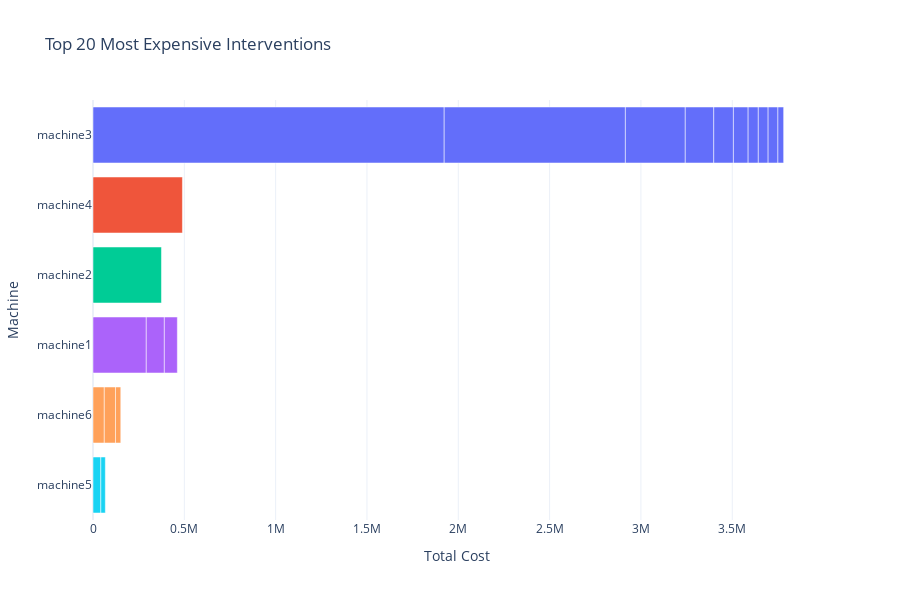

Notebook cell for this chart:
### Code cell
top_interventions = merged_data.nlargest(20, 'Total_Cost')

fig9 = px.bar(top_interventions,
              x='Total_Cost',
              y='Désignation',
              color='Désignation',
              orientation='h',
              title='Top 20 Most Expensive Interventions',
              hover_data=['Date intervention', 'Total_Labor_Cost', 'Total_Material_Cost'],
              template='plotly_white')

fig9.update_layout(
    xaxis_title='Total Cost',
    yaxis_title='Machine',
    showlegend=False,
    height=600
)
fig9.show()

### Figure 1 — Plotly figure (JSON) as saved in the notebook; plotly's stock layout.template omitted (floating-point values rounded to 4 significant figures)
{"data": [{"customdata": [["04/06/2024", 1923000.0, 0], ["22/04/2024", 992100.0, 0], ["03/09/2024", 327900.0, 0], ["19/06/2024", 155800.0, 0], ["30/10/2024", 107700.0, 0], ["17/02/2025", 894.3, 79760.0], ["29/08/2024", 55670.0, 0], ["06/06/2024", 53730.0, 0], ["26/12/2024", 53630.0, 0], ["21/06/2024", 31390.0, 0]], "hovertemplate": "Désignation=%{y}<br>Total_Cost=%{x}<br>Date intervention=%{customdata[0]}<br>Total_Labor_Cost=%{customdata[1]}<br>Total_Material_Cost=%{customdata[2]}<extra></extra>", "legendgroup": "machine3", "marker": {"color": "#636efa", "pattern": {"shape": ""}}, "name": "machine3", "orientation": "h", "showlegend": true, "textposition": "auto", "type": "bar", "x": [1923000.0, 992100.0, 327900.0, 155800.0, 107700.0, 80650.0, 55670.0, 53730.0, 53630.0, 31390.0], "xaxis": "x", "y": ["machine3", "machine3", "machine3", "machine3", "machine3", "machine3", "machine3", "machine3", "machine3", "machine3"], "yaxis": "y"}, {"customdata": [["17/02/2025", 489600.0, 0]], "hovertemplate": "Désignation=%{y}<br>Total_Cost=%{x}<br>Date intervention=%{customdata[0]}<br>Total_Labor_Cost=%{customdata[1]}<br>Total_Material_Cost=%{customdata[2]}<extra></extra>", "legendgroup": "machine4", "marker": {"color": "#EF553B", "pattern": {"shape": ""}}, "name": "machine4", "orientation": "h", "showlegend": true, "textposition": "auto", "type": "bar", "x": [489600.0], "xaxis": "x", "y": ["machine4"], "yaxis": "y"}, {"customdata": [["05/09/2024", 374800.0, 0]], "hovertemplate": "Désignation=%{y}<br>Total_Cost=%{x}<br>Date intervention=%{customdata[0]}<br>Total_Labor_Cost=%{customdata[1]}<br>Total_Material_Cost=%{customdata[2]}<extra></extra>", "legendgroup": "machine2", "marker": {"color": "#00cc96", "pattern": {"shape": ""}}, "name": "machine2", "orientation": "h", "showlegend": true, "textposition": "auto", "type": "bar", "x": [374800.0], "xaxis": "x", "y": ["machine2"], "yaxis": "y"}, {"customdata": [["16/04/2024", 291700.0, 0], ["08/05/2024", 98840.0, 0], ["24/04/2024", 71205, 0]], "hovertemplate": "Désignation=%{y}<br>Total_Cost=%{x}<br>Date intervention=%{customdata[0]}<br>Total_Labor_Cost=%{customdata[1]}<br>Total_Material_Cost=%{customdata[2]}<extra></extra>", "legendgroup": "machine1", "marker": {"color": "#ab63fa", "pattern": {"shape": ""}}, "name": "machine1", "orientation": "h", "showlegend": true, "textposition": "auto", "type": "bar", "x": [291700.0, 98840.0, 71200.0], "xaxis": "x", "y": ["machine1", "machine1", "machine1"], "yaxis": "y"}, {"customdata": [["22/02/2025", 61840.0, 0], ["22/04/2024", 61510.0, 0], ["05/03/2025", 28690.0, 0]], "hovertemplate": "Désignation=%{y}<br>Total_Cost=%{x}<br>Date intervention=%{customdata[0]}<br>Total_Labor_Cost=%{customdata[1]}<br>Total_Material_Cost=%{customdata[2]}<extra></extra>", "legendgroup": "machine6", "marker": {"color": "#FFA15A", "pattern": {"shape": ""}}, "name": "machine6", "orientation": "h", "showlegend": true, "textposition": "auto", "type": "bar", "x": [61840.0, 61510.0, 28690.0], "xaxis": "x", "y": ["machine6", "machine6", "machine6"], "yaxis": "y"}, {"customdata": [["19/02/2025", 42840.0, 0], ["27/05/2024", 24790.0, 0]], "hovertemplate": "Désignation=%{y}<br>Total_Cost=%{x}<br>Date intervention=%{customdata[0]}<br>Total_Labor_Cost=%{customdata[1]}<br>Total_Material_Cost=%{customdata[2]}<extra></extra>", "legendgroup": "machine5", "marker": {"color": "#19d3f3", "pattern": {"shape": ""}}, "name": "machine5", "orientation": "h", "showlegend": true, "textposition": "auto", "type": "bar", "x": [42840.0, 24790.0], "xaxis": "x", "y": ["machine5", "machine5"], "yaxis": "y"}], "layout": {"barmode": "relative", "height": 600, "legend": {"title": {"text": "Désignation"}, "tracegroupgap": 0}, "showlegend": false, "title": {"text": "Top 20 Most Expensive Interventions"}, "xaxis": {"anchor": "y", "domain": [0, 1], "title": {"text": "Total Cost"}}, "yaxis": {"anchor": "x", "categoryarray": ["machine5", "machine6", "machine1", "machine2", "machine4", "machine3"], "categoryorder": "array", "domain": [0, 1], "title": {"text": "Machine"}}}}
